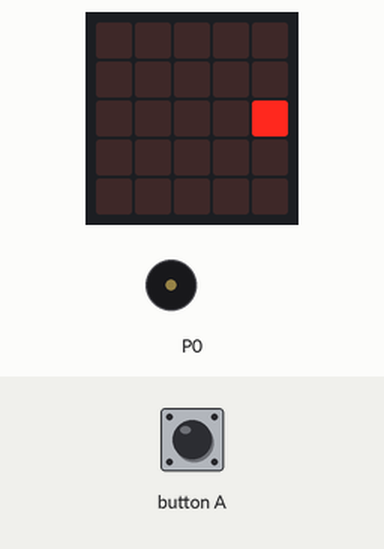
Recording of a program running on a simulated BBC micro:bit (MakeCode). Shown: the board's 5×5 LED display, buzzer (waves = sounding). The test bench sets the inputs (shaded band). The run ends where the board's game-over animation would start. At 1.5 s the program stops and its outputs stay as they are.

Above: at 0.6 s.
At 1.2 s:
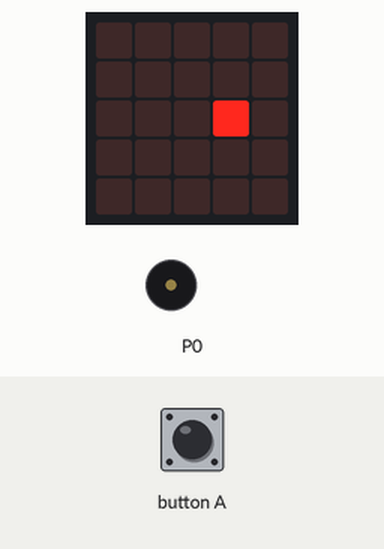
1.3 s: button A pressed for 0.15 s
At 1.46 s:
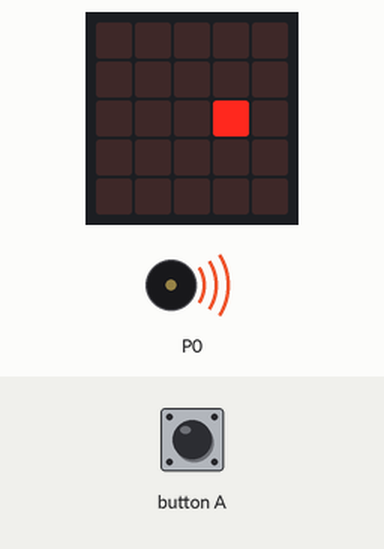
Timing chart, 0 to 3.0 s (numbered marks = the images above; inputs shaded):
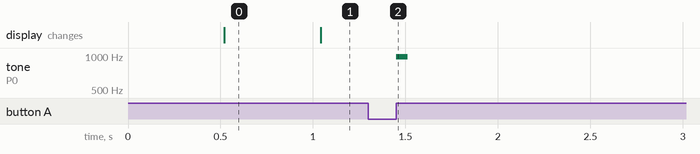

The program:

main.ts
```typescript
input.onButtonPressed(Button.A, function () {
    if (sprite.get(LedSpriteProperty.X) == 2) {
        music.playTone(262, music.beat(BeatFraction.Whole))
        game.addScore(1)
    } else {
        music.playTone(988, music.beat(BeatFraction.Eighth))
        game.gameOver()
    }
})
let sprite: game.LedSprite = null
sprite = game.createSprite(2, 2)
basic.forever(function () {
    sprite.move(1)
    basic.pause(500)
    sprite.ifOnEdgeBounce()
})
```

test.ts
```typescript
// здесь помещаются тесты; они не будут скомпилированы, пока пакет используется в качестве расширения.
```

Measured:
- after the input at 1.3 s, tone on P0: silent → 988 Hz after 0.15 s, → silent 0.06 s later
- what the display in image 0 shows lasts 0.5 s, from 0.5 s to 1.0 s
